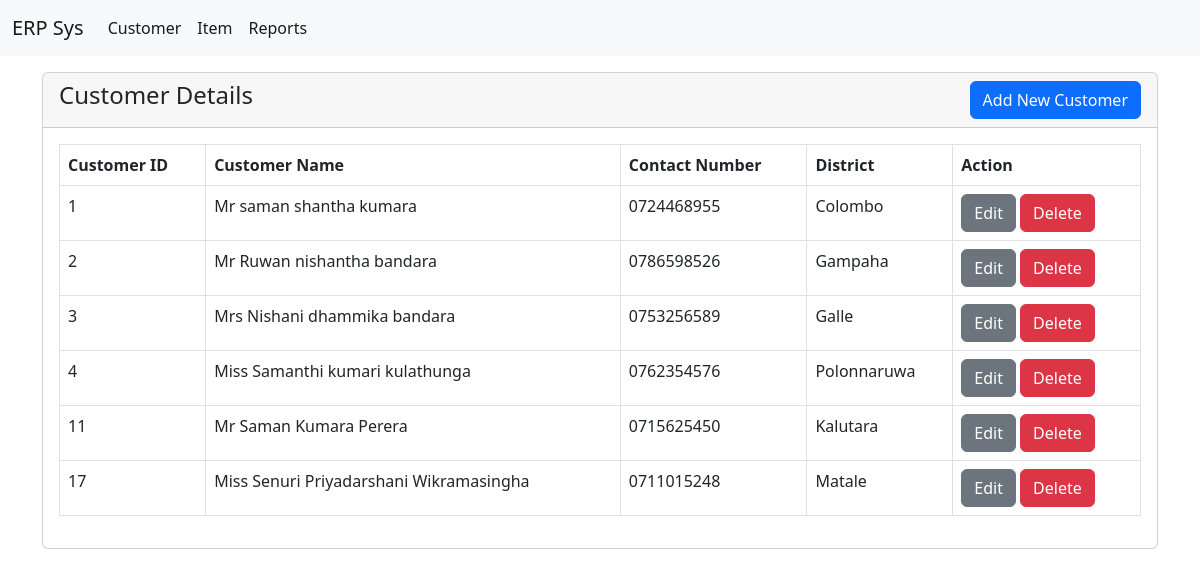
The page / on the database its author committed.
### tables this page shows
CREATE TABLE IF NOT EXISTS `customer` (
  `id` int(11) NOT NULL AUTO_INCREMENT,
  `title` varchar(20) NOT NULL,
  `first_name` varchar(50) NOT NULL,
  `middle_name` varchar(50) NOT NULL,
  `last_name` varchar(50) NOT NULL,
  `contact_no` varchar(10) NOT NULL,
  `district` varchar(50) NOT NULL,
  PRIMARY KEY (`id`)
);

CREATE TABLE IF NOT EXISTS `district` (
  `district` varchar(50) DEFAULT NULL,
  `active` varchar(10) DEFAULT NULL,
  `id` int(10) NOT NULL AUTO_INCREMENT,
  PRIMARY KEY (`id`)
);

### index.php (the view, shortened to what this page needs)
<?php
    require('con_db.php');
?>
<!DOCTYPE html>
<html lang="en">
<head>
    <link rel="stylesheet" href="https://cdn.jsdelivr.net/npm/bootstrap@5.2.0-beta1/dist/css/bootstrap.min.css">
</head>
<body>
    <?php include('navbar.php') ?>
    <div class="container mt-3">
        <div class="raw">
            <div class="col-md-12">
                <div class="card">
                    <div class="card-header">
                        <h4>Customer Details
                            <a href="customer-create.php" class="btn btn-primary float-end">Add New Customer</a>
                        </h4>
                    </div>
                    <div class="card-body">
                         <table class="table table-bordered">
                            <thead>
                                <tr>
                                    <th>Customer ID</th>
                                    <th>Customer Name</th>
                                    <th>Contact Number</th>
                                    <th>District</th>
                                    <th>Action</th>
                                </tr>
                            </thead>
                            <tbody>
                                <?php
                                    $query= "SELECT customer.id, customer.title, customer.first_name, customer.middle_name, customer.last_name,
                                    customer.contact_no, district.district FROM customer JOIN district ON customer.district=district.id";
                                    $query_run= mysqli_query($conn, $query);
                                    if(mysqli_num_rows($query_run)>0){
                                        foreach($query_run as $customer){
                                            ?>
                                            <tr>
                                                <td><?= $customer['id'];?></td>
                                                <td><?= $customer['title']." ".$customer['first_name']." ".$customer['middle_name']." ".$customer['last_name'];?></td>
                                                <td><?= $customer['contact_no'];?></td>
                                                <td><?= $customer['district'];?></td>
                                                <td>
                                                    <a href="customer-edit.php?id=<?= $customer['id'];?>" class="btn btn-secondary">Edit</a>
                                                    <form action="events.php" method="POST" class="d-inline">
                                                        <button type="submit" name="delete_customer" value="<?= $customer['id']; ?>" class="btn btn-danger">Delete</button>
                                                    </form>
                                                </td>
                                            </tr>
                                            <?php
                                        }
                                    }
                                    else{
                                        echo "<h5>NO Rec</h5>";
                                    }
                                ?>
                            </tbody>
                         </table>
                    </div>
                </div>
            </div>
        </div>
    </div>
</body>
</html>

### navbar.php (shortened to what this page needs)
<nav class="navbar navbar-expand-lg bg-light sticky-top">
    <div class="container-fluid">
        <a class="navbar-brand" href="index.php">ERP Sys</a>
        <div class="collapse navbar-collapse" id="navbarSupportedContent">
            <ul class="navbar-nav me-auto mb-2 mb-lg-0">
                <li class="nav-item">
                <a class="nav-link active" aria-current="page" href="index.php">Customer</a>
                </li>
                <li class="nav-item">
                <a class="nav-link active" href="item.php">Item</a>
                </li>
                <li class="nav-item">
                <a class="nav-link active" href="report.php">Reports</a>
                </li>
            </ul>
        </div>
    </div>
</nav>

### rows shown on the page
customer: id "1", title "Mr", first_name "saman", middle_name "shantha", last_name "kumara", contact_no "0724468955", district.district "Colombo"
customer: id "2", title "Mr", first_name "Ruwan", middle_name "nishantha", last_name "bandara", contact_no "0786598526", district.district "Gampaha"
customer: id "3", title "Mrs", first_name "Nishani", middle_name "dhammika", last_name "bandara", contact_no "0753256589", district.district "Galle"
customer: id "4", title "Miss", first_name "Samanthi", middle_name "kumari", last_name "kulathunga", contact_no "0762354576", district.district "Polonnaruwa"
customer: id "11", title "Mr", first_name "Saman", middle_name "Kumara", last_name "Perera", contact_no "0715625450", district.district "Kalutara"
customer: id "17", title "Miss", first_name "Senuri", middle_name "Priyadarshani", last_name "Wikramasingha", contact_no "0711015248", district.district "Matale"
